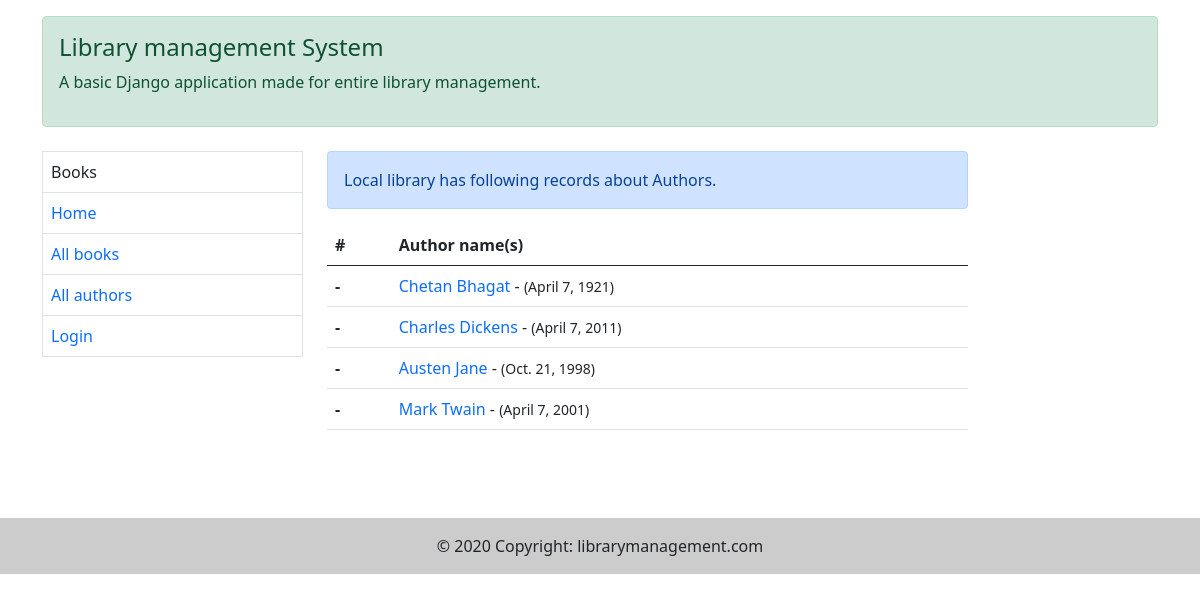
The app's page /catalog/authors/, older data.
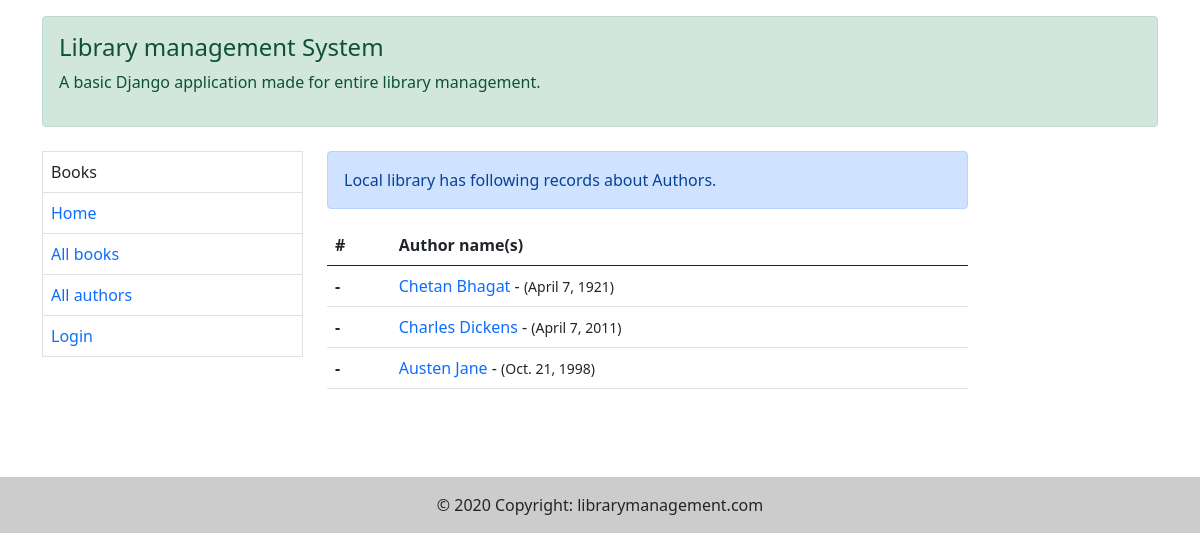
The same page, newer data.
### catalog/models.py (models this page shows, shortened)
class Author(models.Model):
    first_name = models.CharField(max_length=100)
    last_name = models.CharField(max_length=100)
    date_of_birth = models.DateField(null=True, blank=True)
    date_of_death = models.DateField('Date of death', null=True, blank=True)
    class Meta:
        ordering = ['last_name', 'first_name']

### catalog/views.py (the view)
# urls.py: path('authors/', views.AuthorListView.as_view(), name="authors"),
class AuthorListView(generic.ListView):
    model = Author
    template_name = 'catalog/all_authors.html'
    context_object_name = 'authors'
    paginate_by = 4

### templates/catalog/all_authors.html (shortened to what this page needs)
{% extends 'catalog/base.html' %}
{% load static %}
{% block body %}
    <div class="alert alert-primary" role="alert">
        Local library has following records about Authors.
    </div>
    <table class="table">
        <thead>
        <tr>
            <th scope="col">#</th>
            <th scope="col">Author name(s)</th>
        </tr>
        </thead>
        <tbody>
        {% for author in authors %}
            <tr>
                <th scope="row">-</th>
                <td>
                    <a href="{% url 'author-detail' author.last_name author.id %}">{{ author.first_name }} {{ author.last_name }}</a>
                    - <small>({{ author.date_of_birth }})</small></td>
            </tr>
        {% endfor %}
        </tbody>
    </table>
<br><br><br>
{% endblock %}

Row changes from the older to the newer data that the page shows:
removed Author: first_name "Mark", last_name "Twain", date_of_birth "April 7, 2001"
